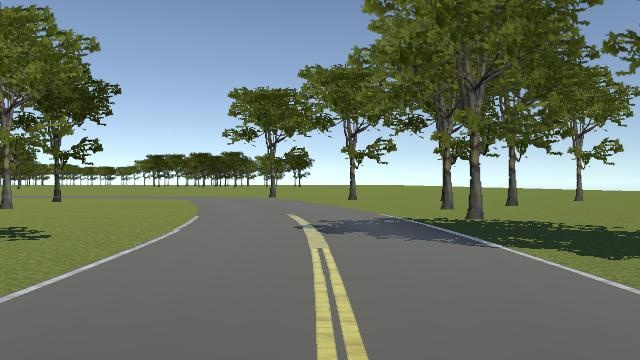
#> input picture images/images.jpg, 640 x 360 px; its folder holds only this picture in this run
$ python -i Run_map_final.py   (imports and definitions only)
#> lines starting #> are read from the running program, lines starting #| are printed output that depends on the picture
#> further down, picture is the input picture: shape (360, 640, 3); mean B, G, R 109.1, 119.9, 108.8
import socket
import sys
import time
import cv2
import numpy as np
import json
import base64
from scipy import stats
import cv2
import numpy as np

def myfunc(x):
  return slope * x + intercept

# Create a socket object
# [1 line that did not run here, left out]

# Define the port on which you want to connect
port = 54321

# connect to the server on local computer
# [1 line not run here, left out]

count = 0
angle = 10
speed = 100


def morphology(b_img):
    kernel = cv2.getStructuringElement(cv2.MORPH_RECT, (3,3))
    b_img = cv2.morphologyEx(b_img, cv2.MORPH_OPEN, kernel, iterations=3)
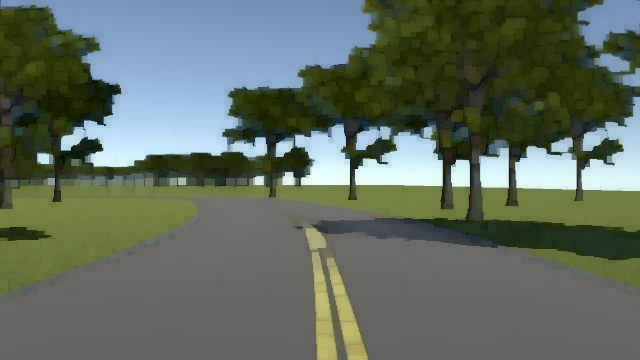
#> b_img: shape (360, 640, 3); mean of channels 0, 1, 2 97.5, 108.8, 97.5; drawn as B, G, R
    b_img = cv2.morphologyEx(b_img, cv2.MORPH_OPEN, kernel, iterations=1)
    b_img = cv2.dilate(b_img, kernel,iterations=4)
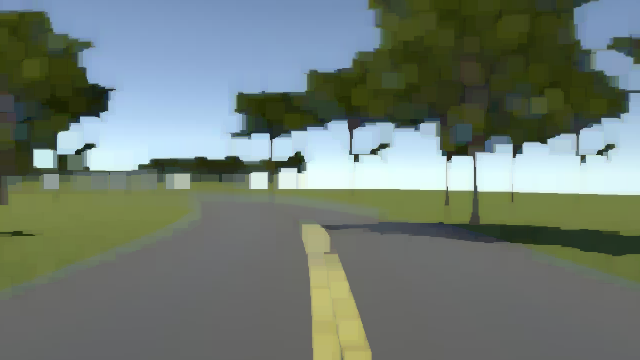
#> b_img: shape (360, 640, 3); mean of channels 0, 1, 2 113.7, 122.8, 110.4; drawn as B, G, R
    return b_img

def remove_small_contours(image):
    try:
        image_binary = np.zeros((image.shape[0], image.shape[1]), np.uint8)
        contours = cv2.findContours(image, cv2.RETR_LIST, cv2.CHAIN_APPROX_SIMPLE)[0]
        mask = cv2.drawContours(image_binary, [max(contours, key=cv2.contourArea)], -1, (255, 255, 255), -1)
        image_remove = cv2.bitwise_and(image, image, mask=mask)
        return image_remove
    except:
        return image

def control_speed(angle):
    if abs(angle) >= 0 and  abs(angle) <= 2:
        speed = 140
    elif abs(angle) > 2  and  abs(angle) <= 15:
        speed = 80
    elif abs(angle) > 15  and  abs(angle) <= 18:
        speed = 80
    else:
        speed = -1.5
    return speed
# [10 lines of commented-out code are left out]

pre_t = time.time()
error_arr = np.zeros(5)
def PID(error, p, i, d): #0.43,0,0.02
    global pre_t
    # global error_arr
    error_arr[1:] = error_arr[0:-1]
    error_arr[0] = error
    P = error*p
    delta_t = time.time() - pre_t
    #print('DELAY: {:.6f}s'.format(delta_t))
    pre_t = time.time()
    D = (error-error_arr[1])/delta_t*d
    I = np.sum(error_arr)*delta_t*i
    angle = P + I + D
    if abs(angle)>25:
        angle = np.sign(angle)*25
    return int(angle)


# [93 lines not run here, left out]

>>> import cv2
>>> picture = cv2.imread('images/images.jpg')
>>> result = morphology(picture)
